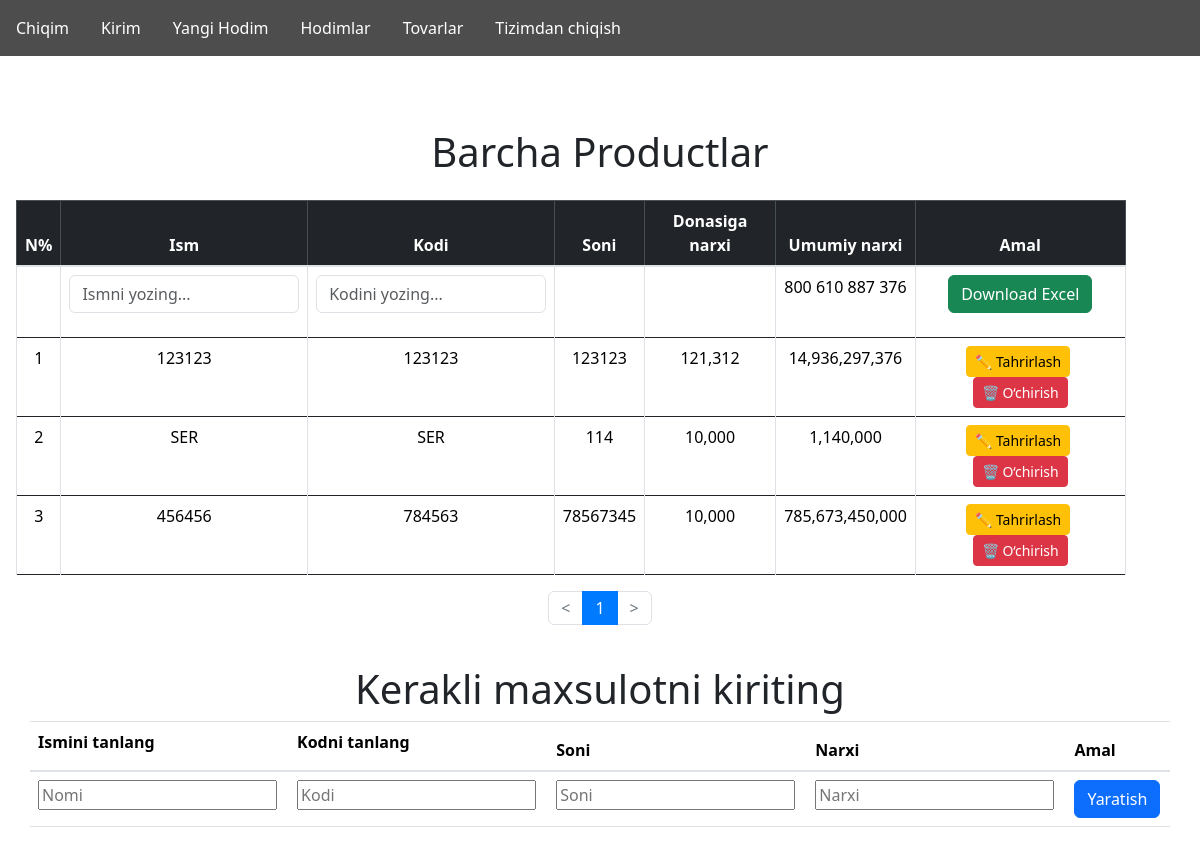
The app's page /products/ (signed in) with its own data.
### products/models.py (models this page shows, shortened)
class Product(models.Model):
    name = models.CharField(max_length=255, unique=True)
    code = models.CharField(max_length=255, unique=True)
    amount = models.IntegerField()
    price = models.IntegerField(default=1000)
    @property
    def total_price(self):
        return self.amount * self.price

### products/views.py (the view, shortened to what this page needs)
# urls.py: path('', include("products.urls")),
@login_required
def products(request):
    if request.user.is_superuser:
        product_list = Product.objects.all().order_by('-id')  # full list
        paginator = Paginator(product_list, 10)  # paginate it
        page_number = request.GET.get('page')
        page_obj = paginator.get_page(page_number)
        total_price = 0
        for i in page_obj:
            total_price += i.total_price
        total_price = "{:,}".format(total_price).replace(",", " ")
        products_data = list(product_list.values('id', 'code', 'name'))
        return render(request, 'products/products.html', {
            'products': product_list,
            'page_obj': page_obj,
            'data': products_data,
            'products_json': json.dumps(products_data),
            'total_price': total_price
        })
    return redirect('products:home')

### products/templates/products/products.html (shortened to what this page needs)
{% extends 'products/base.html' %}
{% load humanize %}
{% block body %}
{% if request.user.is_superuser or request.user.is_master %}
<br><br>
<h1 class="text-center my-4">Barcha Productlar</h1>
<div class="table-responsive px-3">
    <table class="table table-bordered table-hover align-middle text-center" id="tableID">
        <thead class="table-dark">
            <tr>
                <th scope="col">N%</th>
                <th scope="col">Ism</th>
                <th scope="col">Kodi</th>
                <th scope="col">Soni</th>
                <th scope="col">Donasiga narxi</th>
                <th scope="col">Umumiy narxi</th>
                <th scope="col">Amal</th>
            </tr>
        </thead>
        <tbody>
            <tr>
                <td></td>
                <td data-label="Ism">
                    <input type="text" id="searchName" placeholder="Ismni yozing..." class="form-control mb-3">
                </td>
                <td data-label="Kodi">
                    <input type="text" id="searchCode" placeholder="Kodini yozing..." class="form-control mb-3">
                </td>
                <td></td>
                <td></td>
                <td>{{ total_price }}</td>
                <td>
                    <a class="btn btn-success" href="{% url 'products:export_excel' %}">Download Excel</a>
                </td>
            </tr>
            {% for product in page_obj %}
            <tr>
                <td data-label="N%">{{ forloop.counter }}</td>
                <td data-label="Ism">{{ product.name }}</td>
                <td data-label="Kodi">{{ product.code }}</td>
                <td data-label="Soni">{{ product.amount }}</td>
                <td data-label="Umumiy narxi">{{ product.price|intcomma }}</td>
                <td data-label="Donasiga narxi">{{ product.total_price|intcomma }}</td>
                <td data-label="Amal">
                    <a class="btn btn-sm btn-warning me-1" href="{% url 'products:edit' product.id %}">
                        ✏️ Tahrirlash
                    </a>
                    <a href="{% url 'products:delete' product.id %}" class="btn btn-sm btn-danger" onclick="return confirm('Ishonchingiz komilmi?');">
                        🗑️ O‘chirish
                    </a>
                </td>
            </tr>
            {% endfor %}
        </tbody>
    </table>
    <nav aria-label="Page navigation">
        <ul class="pagination justify-content-center">
            {% if page_obj.has_previous %}
                <li class="page-item">
                    <a class="page-link" href="?page={{ page_obj.previous_page_number }}">&lt;</a>
                </li>
            {% else %}
                <li class="page-item disabled"><span class="page-link">&lt;</span></li>
            {% endif %}
            {% for num in page_obj.paginator.page_range %}
                {% if num == 1 or num == page_obj.paginator.num_pages or num >= page_obj.number|add:'-2' and num <= page_obj.number|add:'2' %}
                    {% if num == page_obj.number %}
                        <li class="page-item active"><span class="page-link">{{ num }}</span></li>
                    {% else %}
                        <li class="page-item"><a class="page-link" href="?page={{ num }}">{{ num }}</a></li>
                    {% endif %}
                {% elif num == 2 and page_obj.number > 5 %}
                    <li class="page-item disabled"><span class="page-link">...</span></li>
                {% elif num == page_obj.paginator.num_pages|add:'-1' and page_obj.number < page_obj.paginator.num_pages|add:'-4' %}
                    <li class="page-item disabled"><span class="page-link">...</span></li>
                {% endif %}
            {% endfor %}
            {% if page_obj.has_next %}
                <li class="page-item">
                    <a class="page-link" href="?page={{ page_obj.next_page_number }}">&gt;</a>
                </li>
            {% else %}
                <li class="page-item disabled"><span class="page-link">&gt;</span></li>
            {% endif %}
        </ul>
    </nav>
</div>
{% endif %}
    <br>
    <h1>
        Kerakli maxsulotni kiriting
    </h1>
    <div class="table-nav">
        <table class="table">
            <thead>
            <tr>
                <th scope="col"><label for="nameSelect">Ismini tanlang</label></th>
                <th scope="col"><label for="codeSelect">Kodni tanlang</label></th>
                <th scope="col">Soni</th>
                <th scope="col">Narxi</th>
                <th scope="col">Amal</th>
            </tr>
            </thead>
            <tbody>
            <tr scope="row">
                <td data-label="Ismini tanlang">
                    <input type="text" name="name" placeholder="Nomi" id="nameSelect">
                </td>
                <td data-label="Kodni tanlang">
                    <input type="text" name="code" placeholder="Kodi" id="codeSelect">
                </td>
                <td data-label="Soni">
                    <input type="number" id="product-amount" placeholder="Soni" name="amount">
                </td>
                <td data-label="Narxi">
                    <input type="number" id="product-price" placeholder="Narxi" name="price">
                </td>
                <td data-label="Amal">
                    <button class="btn btn-primary" onclick="open_approve()">Yaratish</button>
                </td>
            </tr>
            </tbody>
        </table>
    </div>
{% endblock %}

### products/templates/products/products.html (style rules this page uses)
.table-nav { width: 100%; display: flex; justify-content: center; }
.table { width: 95% !important; }
h1 { width: 100%; text-align: center; }

### records on screen
Product: name "123123", code "123123", amount "123123", price "121,312", total_price "14,936,297,376"
Product: name "SER", code "SER", amount "114", price "10,000", total_price "1,140,000"
Product: name "456456", code "784563", amount "78567345", price "10,000", total_price "785,673,450,000"

### other values on screen
{{ total_price }} "800 610 887 376"
{{ num }} "1"
